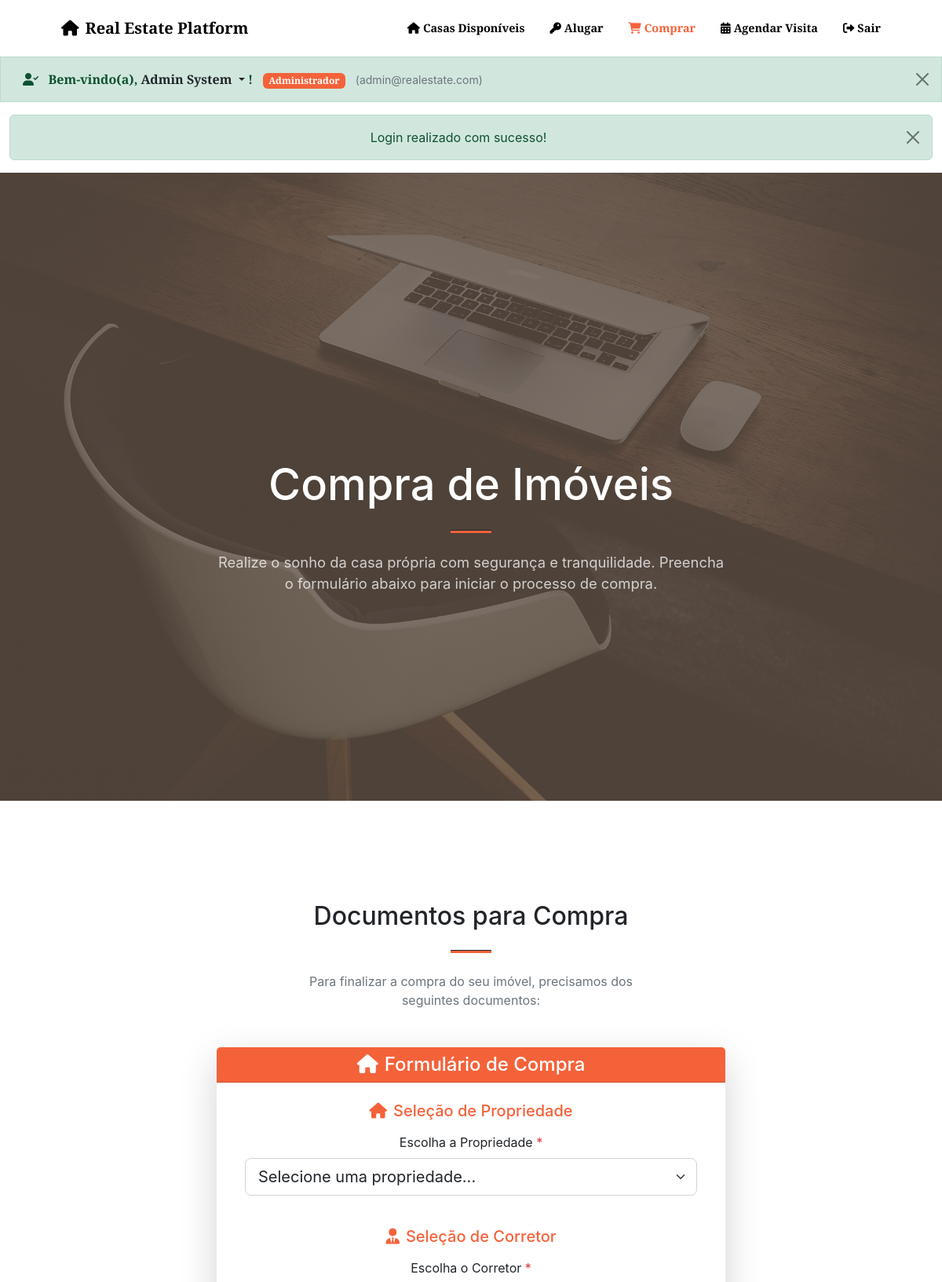
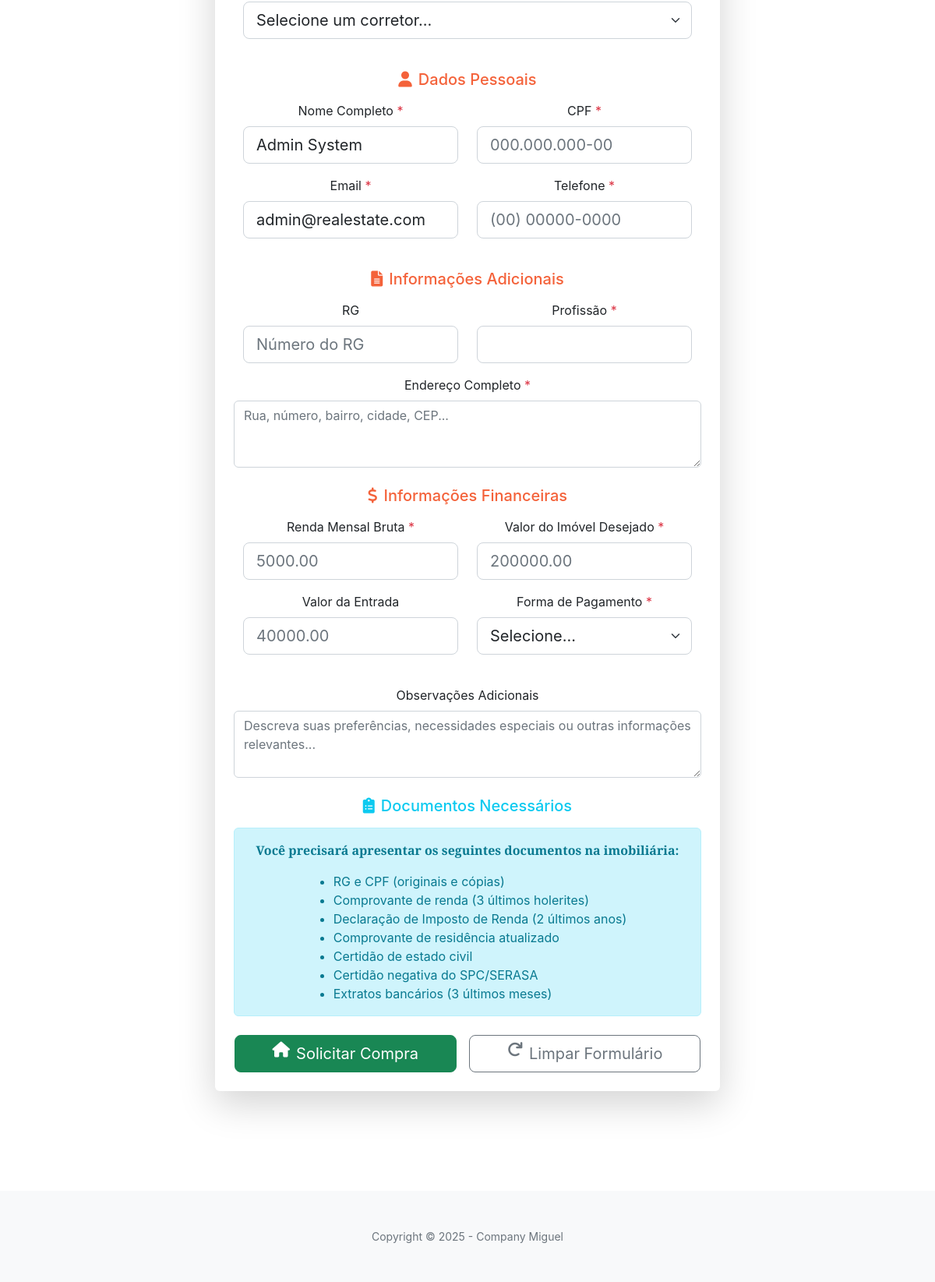
Screenshot of /Compra.php (signed in) with the database file from the repository (2 pictures, top to bottom).
### tables this page shows
CREATE TABLE users (
    id INT AUTO_INCREMENT PRIMARY KEY,
    first_name VARCHAR(100) NOT NULL,
    last_name VARCHAR(100) NOT NULL,
    email VARCHAR(255) NOT NULL UNIQUE,
    password VARCHAR(255) NOT NULL,
    cpf VARCHAR(14) UNIQUE,
    phone VARCHAR(20),
    user_type ENUM('user', 'broker', 'admin') DEFAULT 'user',
    status ENUM('active', 'inactive', 'pending') DEFAULT 'pending',
    email_verified BOOLEAN DEFAULT FALSE,
    verification_token VARCHAR(255) NULL,
    password_reset_token VARCHAR(255) NULL,
    password_reset_expires DATETIME NULL,
    created_at TIMESTAMP DEFAULT CURRENT_TIMESTAMP,
    updated_at TIMESTAMP DEFAULT CURRENT_TIMESTAMP ON UPDATE CURRENT_TIMESTAMP,
    
    INDEX idx_email (email),
    INDEX idx_user_type (user_type),
    INDEX idx_status (status)
);

### Compra.php (the view, shortened to what the rows shown need)
<?php
require_once __DIR__ . '/includes/init.php';
$auth->requireLogin('Login.php');
$current_user = $auth->getCurrentUser();
?>
<!DOCTYPE html>
<html lang="pt-BR">
<head>
    <link href="https://cdn.jsdelivr.net/npm/bootstrap-icons@1.5.0/font/bootstrap-icons.css" rel="stylesheet" />
    <link href="https://cdnjs.cloudflare.com/ajax/libs/SimpleLightbox/2.1.0/simpleLightbox.min.css" rel="stylesheet" />
    <link href="https://cdnjs.cloudflare.com/ajax/libs/font-awesome/6.0.0/css/all.min.css" rel="stylesheet" />
    <link href="https://cdn.jsdelivr.net/npm/bootstrap@5.3.0/dist/css/bootstrap.min.css" rel="stylesheet" />
    <link href="css/styles.css" rel="stylesheet" />
</head>
<body>
    <?php
    require_once __DIR__ . '/includes/user_info.php';
    renderUserInfo($current_user);
    ?>
    <?php
    require_once __DIR__ . '/includes/user_info.php';
    ?>
    <header class="masthead">
        <div class="container px-4 px-lg-5 h-100">
            <div class="row gx-4 gx-lg-5 h-100 align-items-center justify-content-center text-center">
                <div class="col-lg-8 align-self-end">
                    <h1 class="text-white font-weight-bold">Compra de Imóveis</h1>
                </div>
            </div>
        </div>
    </header>
    <section class="page-section" id="compra-form">
        <div class="container px-4 px-lg-5">
            <div class="row gx-4 gx-lg-5 justify-content-center">
                <div class="col-lg-8 col-xl-6 text-center">
                    <h2 class="mt-0">Documentos para Compra</h2>
                </div>
            </div>
            <div class="row gx-4 gx-lg-5 justify-content-center">
                <div class="col-lg-8">
                    <div class="card shadow-lg border-0">
                        <div class="card-body p-4">
                            <form id="compraForm" method="POST">
                                <div class="mb-4">
                                    <div class="row">
                                        <div class="col-md-6 mb-3">
                                            <label for="nome" class="form-label">Nome Completo <span class="text-danger">*</span></label>
                                            <input type="text" class="form-control form-control-lg" id="nome" name="nome"
                                                   value="<?php echo htmlspecialchars($current_user['first_name'] . ' ' . $current_user['last_name']); ?>" required>
                                        </div>
                                    </div>
                                    <div class="row">
                                        <div class="col-md-6 mb-3">
                                            <label for="email" class="form-label">Email <span class="text-danger">*</span></label>
                                            <input type="email" class="form-control form-control-lg" id="email" name="email"
                                                   value="<?php echo htmlspecialchars($current_user['email']); ?>" required>
                                        </div>
                                    </div>
                                </div>
                            </form>
                        </div>
                    </div>
                </div>
            </div>
        </div>
    </section>
</body>
</html>

### includes/user_info.php (shortened to what the rows shown need)
<?php
function renderUserInfo($current_user) {
    $user_name = htmlspecialchars($current_user['first_name'] . ' ' . $current_user['last_name']);
    $user_email = htmlspecialchars($current_user['email']);
    $user_type_label = [
        'user' => 'Cliente',
        'broker' => 'Corretor',
        'admin' => 'Administrador'
    ][$current_user['user_type']] ?? 'Usuário';
    echo <<<HTML
    <div id="userInfoBar" class="alert alert-success alert-dismissible fade show user-info-bar" role="alert"
         style="margin-bottom: 0; border-radius: 0; position: fixed; top: 72px; left: 0; right: 0; z-index: 1025;
                transition: transform 0.3s ease-in-out, opacity 0.3s ease-in-out;">
        <div class="container">
            <div class="d-flex justify-content-between align-items-center">
                <div>
                    <i class="fas fa-user-check me-2"></i>
                    <strong>Bem-vindo(a),
                        <div class="dropdown d-inline">
                            <a class="text-decoration-none text-dark fw-bold dropdown-toggle" href="#" role="button"
                               id="userDropdown" data-bs-toggle="dropdown" aria-expanded="false"
                               style="cursor: pointer; border: none; background: transparent;">
                                {$user_name}
                            </a>
                            <ul class="dropdown-menu" aria-labelledby="userDropdown">
                                <li>
                                    <a class="dropdown-item" href="perfil.php">
                                        <i class="fas fa-user me-2"></i>Meu Perfil
                                    </a>
                                </li>
HTML;
    echo <<<HTML
                            </ul>
                        </div>
                    !</strong>
                    <span class="badge bg-primary ms-2">{$user_type_label}</span>
                    <small class="text-muted ms-2">({$user_email})</small>
                </div>
            </div>
        </div>
    </div>
HTML;
}
?>

### rows the page displays
users: user_name "Admin System", user_type "Administrador", email "admin@realestate.com", nome "Admin System"

### other values shown
$app_name "Real Estate Platform"
$flash['message'] "Login realizado com sucesso!"
